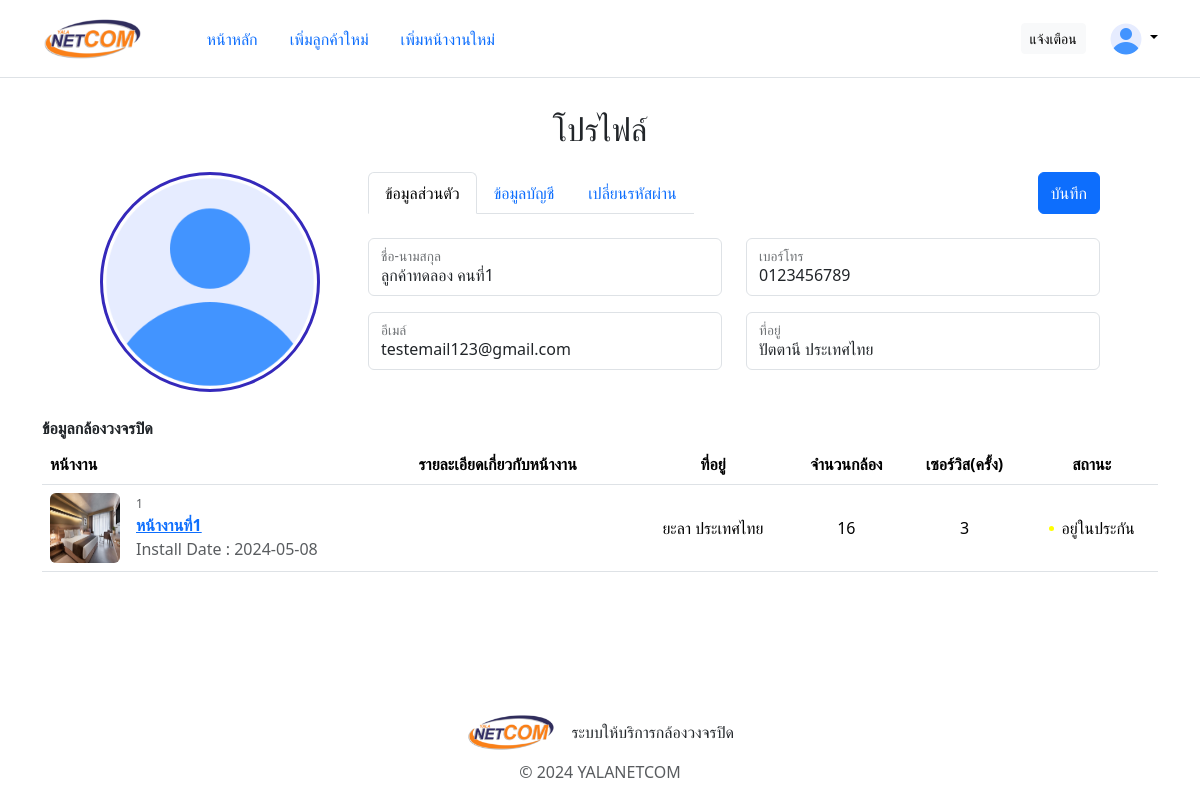
Before: /template/profile?user-id=3 (signed in) with the older database file.
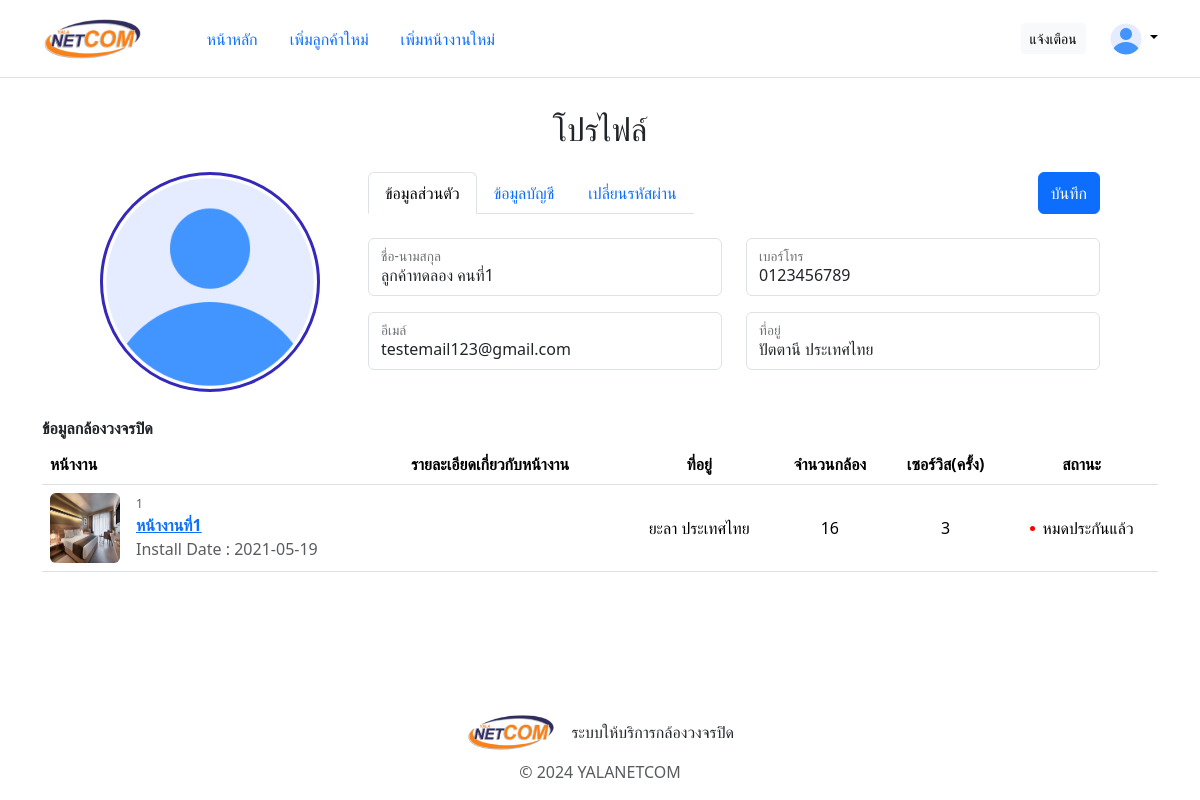
After: the same page with the newer database file.
### tables this page shows
CREATE TABLE `user` (
  `user_id` int(10) NOT NULL,
  `name_lastname` varchar(30) NOT NULL,
  `phone` varchar(25) NOT NULL,
  `email` varchar(30) NOT NULL,
  `address` varchar(30) NOT NULL,
  `img_type` varchar(5) DEFAULT NULL
);

CREATE TABLE `worksite` (
  `worksite_id` int(10) NOT NULL,
  `worksite_name` varchar(20) NOT NULL,
  `address` varchar(30) NOT NULL,
  `camera_number` int(3) NOT NULL,
  `install_date` date NOT NULL,
  `other_details` varchar(255) DEFAULT NULL,
  `user_id` int(10) NOT NULL
);

### template/profile/action/load-user.php (called while the page is built, shortened)
<?php
    require_once('../action/dbconnect.php');
    $user_id = $_GET['user-id'];
    try {
        $stmt = $con->prepare("
            SELECT * from user WHERE user.user_id = " . $user_id . "
        ");
        $stmt->execute();
        $user_info = $stmt->fetchAll(PDO::FETCH_ASSOC);
    } catch(PDOException $e) {
        echo "Connection failed: " . $e->getMessage();
    }
?>

### template/profile/action/load-worksite.php (called while the page is built)
<?php
    require_once('../action/dbconnect.php');
    $user_id = $_GET['user-id'];
    try {
        $stmt = $con->prepare("
            SELECT
                w.*,
                COUNT(DISTINCT n.noti_id) AS num_services,
                CASE
                    WHEN w.install_date < DATE_SUB(CURRENT_DATE(), INTERVAL 2 YEAR) THEN 0
                    ELSE 1
                END AS install_date_status
            FROM
                worksite w
            LEFT JOIN
                notification n ON w.worksite_id = n.worksite_id AND n.noti_status = 0
            WHERE
                w.user_id = " . $user_id . "
            GROUP BY
                w.worksite_id;
        ");
        $stmt->execute();
        $worksite_list = $stmt->fetchAll(PDO::FETCH_ASSOC);
    } catch(PDOException $e) {
        echo "Connection failed: " . $e->getMessage();
    }
?>

### template/profile/index.php (the view, shortened to what this page needs)
<?php
  require_once('action/load-user.php');
  require_once('action/load-worksite.php');
?>
<!DOCTYPE html>
<html lang="en">
<head>
  <link href="https://cdn.jsdelivr.net/npm/bootstrap@5.3.3/dist/css/bootstrap.min.css" rel="stylesheet">
  <link href="../../static/css/main.css" rel="stylesheet">
  <link href="../../static/css/view/profile.css" rel="stylesheet">
</head>
<body>
  <header class="p-3 mb-3 border-bottom">
    <div class="container">
      <div class="d-flex flex-wrap align-items-center justify-content-center justify-content-lg-start">
        <a href="../" class="d-flex align-items-center mb-2 mb-lg-0 link-body-emphasis text-decoration-none">
          <img src="../../static/image/logo-sm.png" height="45" alt="">
        </a>
        <ul class="nav nav-pills col-12 col-lg-auto me-lg-auto justify-content-center ms-5">
          <li class="nav-item"><a href="../" class="nav-link">หน้าหลัก</a></li>
          <li class="nav-item"><a href="../new-user.php" class="nav-link">เพิ่มลูกค้าใหม่</a></li>
          <li class="nav-item"><a href="../new-worksite.php" class="nav-link">เพิ่มหน้างานใหม่</a></li>
        </ul>
        <a href="./notify-services.php" class="btn btn-light me-3 btn-sm">แจ้งเตือน</a>
        <div class="dropdown text-end ms-2">
          <a href="#" class="d-block link-body-emphasis text-decoration-none dropdown-toggle" data-bs-toggle="dropdown" aria-expanded="false">
            <img src="../../static/icon/user.png" alt="mdo" width="32" height="32" class="rounded-circle">
          </a>
        </div>
      </div>
    </div>
  </header>
  <div class="container my-container">
    <h2 class="mt-3 text-center">โปรไฟล์</h2>
    <form class="about-user mt-3">
      <div tool class="user-img" onclick="document.getElementById('img-input').click()">
        <img src="../../uploads/user-img/<?php echo $user_info[0]['img_type'] != NULL ? $user_id . "." . $user_info[0]['img_type'] : 'default.png' ; ?>" alt="" id="user-img">
      </div>
      <div class="user-info ps-5">
        <div class="profile-nav pe-0">
          <ul class="nav nav-tabs">
            <li class="nav-item">
              <a class="nav-link active" href="">ข้อมูลส่วนตัว</a>
            </li>
            <li class="nav-item">
              <a class="nav-link" href="./account.php?user-id=<?php echo $user_id; ?>">ข้อมูลบัญชี</a>
            </li>
            <li class="nav-item">
              <a class="nav-link" href="./password-manage.php?user-id=<?php echo $user_id; ?>">เปลี่ยนรหัสผ่าน</a>
            </li>
          </ul>
          <button type="submit" class="btn btn-primary">บันทึก</button>
        </div>
        <div class="col mt-4">
          <div class="row">
            <div class="col input-group mb-3">
              <div class="form-floating">
                <input type="text" class="form-control" placeholder="ชื่อ-นามสกุล" value="<?php echo $user_info[0]['name_lastname']; ?>">
                <label>ชื่อ-นามสกุล</label>
              </div>
            </div>
            <div class="col input-group mb-3">
              <div class="form-floating">
                <input type="text" class="form-control" placeholder="เบอร์โทร" value="<?php echo $user_info[0]['phone']; ?>">
                <label>เบอร์โทร</label>
              </div>
            </div>
          </div>
          <div class="row">
            <div class="col input-group mb-3">
              <div class="form-floating">
                <input type="text" class="form-control" placeholder="อีเมล์" value="<?php echo $user_info[0]['email']; ?>">
                <label>อีเมล์</label>
              </div>
            </div>
            <div class="col input-group mb-3">
              <div class="form-floating">
                <input type="text" class="form-control" placeholder="ที่อยู่" value="<?php echo $user_info[0]['address']; ?>">
                <label>ที่อยู่</label>
              </div>
            </div>
          </div>
        </div>
      </div>
    </form>
    <p style="width: 100%; font-weight: bold; text-align: left;" class="mb-0 pb-1 pt-4">ข้อมูลกล้องวงจรปิด</p>
    <div class="container p-0">
      <table class="table align-middle mb-0 bg-white">
        <thead>
          <tr>
            <th>หน้างาน</th>
            <th>รายละเอียดเกี่ยวกับหน้างาน</th>
            <th class="text-center">ที่อยู่</th>
            <th class="text-center">จำนวนกล้อง</th>
            <th class="text-center">เซอร์วิส(ครั้ง)</th>
            <th class="text-center">สถานะ</th>
          </tr>
        </thead>
        <tbody>
        <?php
          foreach ($worksite_list as $worksite) {
        ?>
          <tr>
            <td>
              <div class="d-flex align-items-center">
                <img src="../../static/image/test/2.jpg" alt="" style="width: 70px; height: 70px" class="rounded"/>
                <div class="ms-3 d-flex flex-column">
                  <p class="m-0 text-muted" style="font-size: 12px;"><?php echo $worksite['worksite_id']; ?></p>
                  <a href=""><p class="fw-bold mb-0"><?php echo $worksite['worksite_name']; ?></p></a>
                  <p class="text-muted m-0">Install Date : <?php echo $worksite['install_date']; ?></p>
                </div>
              </div>
            </td>
            <td>
            </td>
            <td class="text-center">
              <?php echo $worksite['address']; ?>
            </td>
            <td class="text-center">
              <?php echo $worksite['camera_number']; ?>
            </td>
            <td class="text-center">
              <?php echo $worksite['num_services']; ?>
            </td>
            <td class="text-center">
              <div class="d-flex align-items-center justify-content-center">
                <?php
                  if($worksite['install_date_status']) {
                    echo '<div class="me-2" style="width: 5px; height: 5px; border-radius: 50%; background-color: yellow;"></div>อยู่ในประกัน';
                  }else {
                    echo '<div class="me-2" style="width: 5px; height: 5px; border-radius: 50%; background-color: red;"></div>หมดประกันแล้ว';
                  }
                ?>
              </div>
            </td>
          </tr>
        <?php
          }
        ?>
        </tbody>
      </table>
    </div>
  </div>
  <footer class="pt-3">
    <ul class="nav align-items-center justify-content-center mb-2">
      <img src="../../static/image/logo-sm.png" class="me-3" height="40" alt="">
      <li class="nav-item">ระบบให้บริการกล้องวงจรปิด</li>
    </ul>
    <p class="text-center text-body-secondary">© 2024 YALANETCOM</p>
  </footer>
</body>
</html>

### static/css/main.css (style rules this page uses)
* { margin: 0px; padding: 0px; font-family:'Segoe UI', Tahoma, Geneva, Verdana, sans-serif; }
html, body { height: 100%; display: flex; flex-direction: column; justify-content: space-between; }
.my-container { flex-grow: 1; }

### static/css/view/profile.css (style rules this page uses)
.my-container { flex-grow: 1; display: flex; flex-direction: column; justify-content: start; align-items: center; }

Changed rows visible on the page:
changed worksite "หน้างานที่1": install_date "2024-05-08" → "2021-05-19"; text "อยู่ในประกัน" → "หมดประกันแล้ว"
